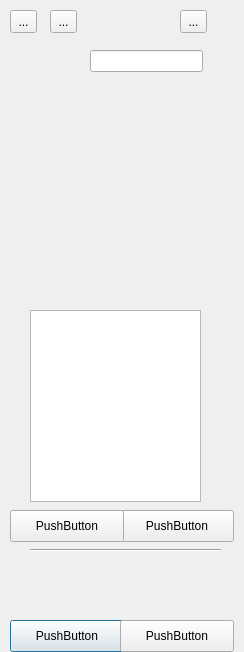
<?xml version="1.0" encoding="UTF-8"?>
<ui version="4.0">
 <class>Dialog</class>
 <widget class="QDialog" name="Dialog">
  <property name="geometry">
   <rect>
    <x>0</x>
    <y>0</y>
    <width>244</width>
    <height>652</height>
   </rect>
  </property>
  <property name="windowTitle">
   <string>Dialog</string>
  </property>
  <widget class="QToolButton" name="toolButton">
   <property name="geometry">
    <rect>
     <x>10</x>
     <y>10</y>
     <width>27</width>
     <height>23</height>
    </rect>
   </property>
   <property name="text">
    <string>...</string>
   </property>
  </widget>
  <widget class="QToolButton" name="toolButton_2">
   <property name="geometry">
    <rect>
     <x>50</x>
     <y>10</y>
     <width>27</width>
     <height>23</height>
    </rect>
   </property>
   <property name="text">
    <string>...</string>
   </property>
  </widget>
  <widget class="QToolButton" name="toolButton_3">
   <property name="geometry">
    <rect>
     <x>180</x>
     <y>10</y>
     <width>27</width>
     <height>23</height>
    </rect>
   </property>
   <property name="text">
    <string>...</string>
   </property>
  </widget>
  <widget class="QLineEdit" name="lineEdit">
   <property name="geometry">
    <rect>
     <x>90</x>
     <y>50</y>
     <width>113</width>
     <height>22</height>
    </rect>
   </property>
  </widget>
  <widget class="QPushButton" name="pushButton">
   <property name="geometry">
    <rect>
     <x>10</x>
     <y>620</y>
     <width>114</width>
     <height>32</height>
    </rect>
   </property>
   <property name="text">
    <string>PushButton</string>
   </property>
  </widget>
  <widget class="QPushButton" name="pushButton_2">
   <property name="geometry">
    <rect>
     <x>120</x>
     <y>620</y>
     <width>114</width>
     <height>32</height>
    </rect>
   </property>
   <property name="text">
    <string>PushButton</string>
   </property>
  </widget>
  <widget class="Line" name="line">
   <property name="geometry">
    <rect>
     <x>30</x>
     <y>540</y>
     <width>191</width>
     <height>20</height>
    </rect>
   </property>
   <property name="orientation">
    <enum>Qt::Horizontal</enum>
   </property>
  </widget>
  <widget class="QPushButton" name="pushButton_3">
   <property name="geometry">
    <rect>
     <x>120</x>
     <y>510</y>
     <width>114</width>
     <height>32</height>
    </rect>
   </property>
   <property name="text">
    <string>PushButton</string>
   </property>
  </widget>
  <widget class="QPushButton" name="pushButton_4">
   <property name="geometry">
    <rect>
     <x>10</x>
     <y>510</y>
     <width>114</width>
     <height>32</height>
    </rect>
   </property>
   <property name="text">
    <string>PushButton</string>
   </property>
  </widget>
  <widget class="QListWidget" name="listWidget">
   <property name="geometry">
    <rect>
     <x>30</x>
     <y>310</y>
     <width>171</width>
     <height>192</height>
    </rect>
   </property>
  </widget>
 </widget>
 <resources/>
 <connections/>
</ui>
